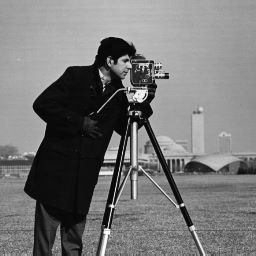
#> input picture cameraman.jpg, 256 x 256 px
$ jupyter execute --allow-errors CHW1.ipynb   (shell and % lines are left out)
#> lines starting #> are read from the running program, lines starting #| are printed output that depends on the picture
<h1 align="center">Mathematical Methods In Engineering - 25872</h1>
<h4 align="center">Dr. Amiri</h4>
<h4 align="center">Sharif University of Technology, Fall 2023</h4>
<h4 align="center">Python Assignment 1</h4>
<h4 align="center">feel free to ask your questions via telegram,

questions 1,4 : @BeNameBalasari and questions 2,3,5 : @maahmoradi

You should write your code in the <font color='green'>Code Cell</font> and then run the <font color='green'>Evaluation Cell</font> to check the output of your code.<br>
<font color='red'>**Please do not edit the existing codes.**</font>

# Personal Data

[cell 1]
student_number = '400102114'
Name = 'Matin'
Last_Name = 'Mirzababaei'

## 1. Introduction to matrices
In this question, we want to get familiar with performing simple matrix operations and obtaining special features of matrices in Python <br>
#### 1-1-  Vector P-Norm
 Let $p\geq 1$  be  a real   number . The  p-norm ( also called
$\ell ^{p}$-norm) of  vector
${\displaystyle \mathbf {x} =(x_{1},\ldots ,x_{n})}$  is :
${\displaystyle \|\mathbf {x} \|_{p}:=\left(\sum _{i=1}^{n}\left|x_{i}\right|^{p}\right)^{1/p}}$ and
${\displaystyle \|\mathbf {x} \|_{\infty}:=max(|x_1| , |x_2| , \cdots ,|x_n|)}$
> Write a function that takes a vector and p as input and gives p-norm as output then use it to calculate the norm-3 of the  following vector ( if the p is np.inf the function should give the infinity norm of the matrix ) :
$$
x = \left(\begin{array}{cc}
-3.0\\ 1.0 \\2.0
\end{array}\right)
$$
> then use np.linalg.norm to check your answer

[cell 2]
# import required packages
import numpy as np

[cell 3]
# Code cell
def pnorm(x, p):
    vector = x
        # write your code here
    if p == float('inf'):
        return max(abs(x) for x in vector)
    else:
        return sum(abs(x) ** p for x in vector) ** (1/p)

v = [-3.0, 1.0, 2.0]
p_norm = pnorm(v, 3)

print(p_norm)

Now Using np.linalg.norm to check answers:

[cell 4]
v = [-3.0, 1.0, 2.0]
p_norm = np.linalg.norm(v, 3)

print(p_norm)

#### 1-2- Matrix Norm
 The
 operator  norm of matrix $ \mathbf{A}  $ is :
${\displaystyle \|\mathbf {A} \|:=\max\limits_{x\neq 0}\left(\frac{||Ax||}{||x||}\right)}$

and  The Frobenius  norm  is defined  so
that   for  every  square  matrix $ \mathbf{A} $ : ${\displaystyle \|\mathbf {A} \|_F:=\left(\sum_{i,j=1}^{n}(|a_{ij}|^2)\right)^\frac{1}{2}}$

> Write a function that takes a Matrix  as input and gives frobenius norm as output then use it to calculate the norm of the  following Matrix :
$$
A = \begin{bmatrix}
    7 & 5 & 1\\
    1 & 7 & 1\\
    5 & 5 & 7
\end{bmatrix}
$$
> then use np.linalg.norm to check your answer and use it to calculate the operator norm of A

[cell 5]
# Code cell
def fnorm(A):

        # write your code here
    sum = 0.0
    for row in A:
        for element in row:
            sum += element ** 2
    frobenius_norm = sum ** 0.5
    return frobenius_norm


A = [[7, 5, 1], [1, 7, 1], [5, 5, 7]]
print(fnorm(A))

Now Using np.linalg.norm to check answers:

[cell 6]
A = [[7, 5, 1], [1, 7, 1], [5, 5, 7]]
print(np.linalg.norm(A))

#### 1-3- Matrix Determinant And Matrix inverse
Laplace expansion expresses the determinant of a matrix
A recursively in terms of determinants of smaller matrices, known as its minors. The minor
, $M_{i,j}$ is defined to be the determinant of the
${\displaystyle (n-1)\times (n-1)}$ matrix that results from
A by removing the
i-th row and the
j-th column. The expression
${\displaystyle (-1)^{i+j}M_{i,j}}$  is known as a cofactor. For every
i, one has the equality :
$$
det(\mathbf{A})=\sum_{j=1}^n\left((-1)^{i+j}a_{ij}M_{ij}\right)
$$
> Write a function that takes a Matrix  as input and gives Determinant as output then use it to calculate the Determinant of the  following Matrix :
$$
A = \begin{bmatrix}
    7 & 5 & 1\\
    1 & 7 & 1\\
    5 & 5 & 7
\end{bmatrix}
$$
> then use np.linalg.det to check your answer

[cell 7]
# Code cell
def det(A):

        # write your code here

    n = len(A)
    if n == 1:
        return A[0][0]
    elif n == 2:
        return A[0][0] * A[1][1] - A[0][1] * A[1][0]
    else:
        determinant = 0
        for j in range(n):
            cofactor = (-1) ** j * A[0][j] * det(get_submatrix(A, 0, j))
            determinant += cofactor
        return determinant


def get_submatrix(matrix, row, col):
    return [[matrix[i][j] for j in range(len(matrix[i])) if j != col] for i in range(len(matrix)) if i != row]


A = [[7, 5, 1], [1, 7, 1], [5, 5, 7]]
determinant = det(A)

print(determinant)

Now Using np.linalg.det to check answers:

[cell 8]
A = [[7, 5, 1], [1, 7, 1], [5, 5, 7]]

determinant = np.linalg.det(A)
print(determinant)

The inverse of a Matrix is defined as :
$$
\mathbf{A}^{-1}=\frac{adj(A)}{det(A)}
$$
The adjugate of $\mathbf{A} \ adj(\mathbf{A})$ is the transpose of $\mathbf{C}$, that is, the n × n matrix whose (i, j) entry is the (j, i) cofactor of A,
$$
adj(\mathbf{A})=\mathbf{C}^T=\left((-1)^{i+j}M_{ji}\right)_{1 \leq i,j \leq n}
$$
> Write a function that takes a Matrix  as input and gives inverse of Matrix as output then use it to calculate the inverse of the  following Matrix :
$$
A = \begin{bmatrix}
    7 & 5 & 1\\
    1 & 7 & 1\\
    5 & 5 & 7
\end{bmatrix}
$$
> then use np.linalg.inv to check your answer

[cell 9]
# Code cell

from numpy import shape


def inv(A):

        # write your code here
    determinant = det(A)

    # Check if the matrix is invertible
    if determinant == 0:
        raise ValueError("Matrix is not invertible")

    rows, columns = shape(A)

    Cofactor = []
    for i in range(rows):
        cofactor_row = []
        for j in range(columns):
            cofactor = (-1) ** (i + j) * det(get_submatrix(A, i, j))
            cofactor_row.append(cofactor)
        Cofactor.append(cofactor_row)

    adjugate = [[Cofactor[j][i] for j in range(rows)] for i in range(columns)]

    inv = [[adjugate[i][j] / determinant for j in range(columns)] for i in range(rows)]

    return inv


def get_submatrix(matrix, i, j):

    rows, columns = shape(matrix)

    submatrix = [[0] * (columns - 1) for _ in range(rows - 1)]

    for row in range(rows):
        for col in range(columns):
            if row < i and col < j:
                submatrix[row][col] = matrix[row][col]
            elif row < i and col > j:
                submatrix[row][col - 1] = matrix[row][col]
            elif row > i and col < j:
                submatrix[row - 1][col] = matrix[row][col]
            elif row > i and col > j:
                submatrix[row - 1][col - 1] = matrix[row][col]

    return submatrix


A = [[7, 5, 1], [1, 7, 1], [5, 5, 7]]
print(inv(A))

Now Using np.linalg.inv to check answers:

[cell 10]
M = [[7, 5, 1], [1, 7, 1], [5, 5, 7]]

determinant = np.linalg.inv(M)
print(determinant)

## 2. Gauss-Jordan elimination
#### 2-1-  Implementation
The Gauss-Jordan Elimination method is an algorithm to solve a linear system of equations. This method solves the system by representing it as an augmented matrix, reducing it using row operations, and expressing the system in reduced row-echelon form to find the values of the variables. \
The function gauss_jordan_elimination takes two arguments: the matrix A representing the coefficients of the equations, and the vector b representing the constants on the right-hand side of the equations. It sets flag to 1 and returns the solution vector x if exists, else sets flag to 0 in case of 'No Solution' or 'Infinite Solutions' and prints the corresponding case.

Here's an example of a system of equations $\textbf{Ax = b}$

the inputs of the function :

$$
A = \begin{bmatrix}
    2  & 1  & 5 \\
    4  & 4  & -4 \\
    1 & 3 & 1
\end{bmatrix}
$$

$$
b = \begin{bmatrix}
    8  \\
    4  \\
    5
\end{bmatrix}
$$

the corresponding output :

$$
x = \begin{bmatrix}
    1  \\
    1  \\
    1
\end{bmatrix}
$$

[cell 11]
# import required packages
import numpy as np
import time

[cell 12]
# Code cell


import numpy as np

def gauss_jordan_elimination(A, b):

    flag = 1
    threshold = 1e-7
    A = np.column_stack((A, b))
    A = np.array(A, dtype=float)
    x = np.zeros(n)


    for i in range(len(A)):
        if np.abs(A[i][i]) < threshold:
            for j in range(i + 1, len(A)):
                if np.abs(A[j][i]) > threshold:
                    A[i], A[j] = A[j].copy(), A[i].copy()
                    break


        if np.abs(A[i][i]) >= threshold:
            pivot = A[i][i]
            for j in range(i + 1, len(A)):
                mult = -A[j][i] / pivot
                A[j] += A[i] * mult
        else:
            flag = 0
            return x, flag


    for i in range(n - 1, -1, -1):
        x[i] = (A[i][n] - np.dot(A[i, i+1:n], x[i+1:])) / A[i][i]

    return x, flag

[cell 13]
# Evaluation Cell
n = 10
A = np.zeros((10,10))
b = np.random.randint(100, size=(10))
while np.linalg.matrix_rank(A) != n:
  A = np.random.randint(0,100,(n, n))
s = time.time()
elapsed = time.time() - s
x, flag = gauss_jordan_elimination(A,b)
assert flag == 1, "flag's not set correctly"
assert np.linalg.norm( A @ x - b) < 1e-7, "Ax = b is not satisfied"
print(f'status: successful, time elapsed: {np.round(elapsed, 5)} seconds')
b = np.random.randint(100, size=(10))
A = np.random.randint(0, 100, (n, n))
U, S, V = np.linalg.svd(A)
r = 9
S[r:] = 0
A = U.dot(np.diag(S)).dot(V)
b = np.random.randint(100, size=(10))
s = time.time()
elapsed = time.time() - s
x, flag = gauss_jordan_elimination(A,b)
assert flag == 0, "flag's not set correctly"
print(f'status: successful, time elapsed: {np.round(elapsed, 5)} seconds')

## 3. Statistics on random matrices

On average, a random matrix is invertible. But what if the random matrix has entries that are either 0 or 1 with equal probability? What is the probability that a 5 by 5 matrix whose entries are all zeros or ones is singular? And what is the average number of pivot columns? That is what you will find out in this exercise.

Create random integer matrices whose entries are either 0 or 1. To find the number of pivot columns of a matrix A, complete the function getrank below.

[cell 14]
# import required packages
import numpy as np
from matplotlib import pyplot as plt

[cell 15]
# Code cell
def getrank(A):

    # write your code here
    _, s, _ = np.linalg.svd(A)
    threshold = 1e-7
    rank = np.sum(s > threshold)  # Count the number of singular values

    return rank


def get_rank_without_svd(matrix):

    matrix_copy = matrix.astype(float)
    num_rows, num_cols = matrix_copy.shape
    rank = 0

    for col in range(num_cols):
        non_zero_row = next((i for i in range(rank, num_rows) if matrix_copy[i, col] != 0), None)

        if non_zero_row is not None:
            matrix_copy[[rank, non_zero_row], :] = matrix_copy[[non_zero_row, rank], :]

            # Eliminating non-zero elements under the pivot
            for i in range(rank + 1, num_rows):
                factor = matrix_copy[i, col] / matrix_copy[rank, col]
                matrix_copy[i, :] -= factor * matrix_copy[rank, :]

            rank += 1

    return rank


my_matrix = np.array([[1, 4, 6],[4, 2, 7],[4, 8, 9]])

print("Rank of the matrix:", get_rank_without_svd(my_matrix))
print("Rank of the matrix:", getrank(my_matrix))

[cell 16]
# Code cell

num = 100000;  # Number of random trials
n = 5  # Size of matrix
# (avg number of pivots, probability of being singular)
# in the format [a.b,c.d] where you rounded the answer to one decimal place.

# write your code here

pivot_sum = 0
singular_count = 0

for _ in range(num):
    A = np.random.randint(2, size=(n, n))
    rank = getrank(A)

    pivot_sum += rank

    if rank < n:
        singular_count += 1

avg_pivot = pivot_sum / num
prob_singular = singular_count / num

# result = [avg_pivot, prob_singular]
result = [round(avg_pivot, 1), round(prob_singular, 1)]


print(result)

We've looked at random matrices whose entries are 0 or 1. But how does size effect the rank and the probability of being singular? Repeat the previous exercise for 10 by 10 matrices with entries that are 0 or 1.

Explore and plot the probability of singularity and the average number of pivots for different sizes of random matrices. Can you determine how this probability depends on the size of the matrix? You might try to find the probability of a 10 by 10 random matrix with entries 0 or 1 has rank 10, 9, 8, 7 etc. You can check your probabilities against the expected value to see if your probabilities match your observations. You might try to connect these probabilities with determinant formulas to see if you can predict the numbers from other formulas and prove a relationship. Happy explorations!

 guess what happens as $n \rightarrow \infty $
, but only run up to 80

[cell 17]
# Code cell

nvalues = [5,10,20,40,80]
num = 500

probabilities = []
avg_pivots = []

for n in nvalues :

    # write your code here

    pivot_sum = 0
    singular_count = 0

    for _ in range(num):
        A = np.random.randint(2, size=(n, n))
        rank = getrank(A)

        pivot_sum += rank

        if rank < n:
            singular_count += 1

    prob_singular = singular_count / num
    avg_pivot = pivot_sum / num


    probabilities.append(prob_singular)
    avg_pivots.append(avg_pivot)

# Plotting the results
plt.figure(figsize=(10, 5))
plt.subplot(1, 2, 1)
plt.plot(nvalues, probabilities, marker='o')
plt.xlabel('Matrix Size')
plt.ylabel('Probability of Singularity')
plt.title('Probability of Singularity')

plt.subplot(1, 2, 2)
plt.plot(nvalues, avg_pivots, marker='o')
plt.xlabel('Matrix Size')
plt.ylabel('Average Number of Pivots')
plt.title('Average Number of Pivots')
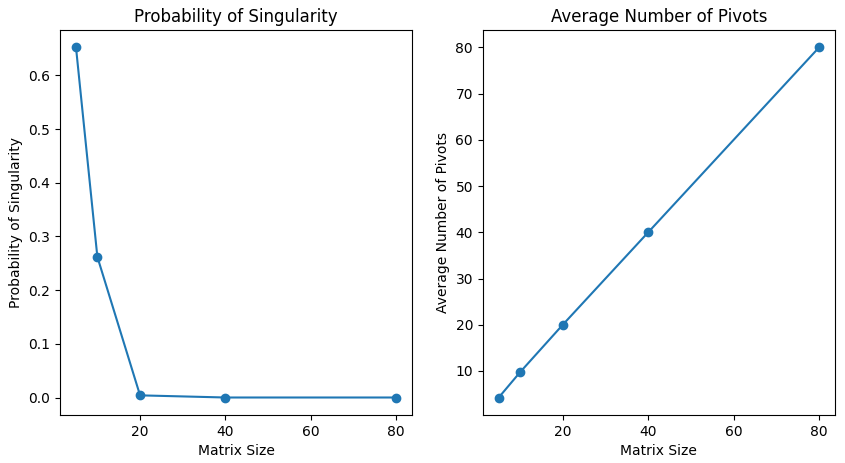
#> figure drawn by matplotlib, 2 panels

## 4. Application of Cholesky decomposition
#### 4-1-  Cholesky decomposition
In linear algebra, LU decomposition factors a matrix ($\textbf{A} :n \times n$) as the product of a lower triangular matrix ($\textbf{L} :n \times n$) and an upper triangular matrix ($\textbf{U} :n \times n$). The product sometimes includes a permutation matrix ($\textbf{P} :n \times n$) as well.
$$ \textbf{PA} = \textbf{LU} $$
We know that the elements on the main diagonal of the $\textbf{U}$ are the pivots. So $\textbf{U}$ can be decomposed into a diagonal matrix ($\textbf{D} :n \times n$) with elements whose pivots are on the main diagonal and a normalized $\textbf{U}$ matrix.
$$ \textbf{PA} = \textbf{LDU}  $$
if the A is symmetric then we have the Cholesky decomposition :
$$
\mathbf{A}^T=\mathbf{A} \longrightarrow \mathbf{A} =LD^\frac{1}{2}D^\frac{1}{2} L^T= (LD^\frac{1}{2})(LD^\frac{1}{2})^T=L'{L'} ^T
$$
There are various methods for calculating the Cholesky decomposition one of them is $\bold{Cholesky–Banachiewicz}$ algorithm :
$$
A=LL^T=\begin{bmatrix}
    L_{11}& 0 & 0\\
    L_{21} & L_{22} & 0\\
    L_{31}  & L_{32}  & L_{33}
\end{bmatrix}\begin{bmatrix}
    L_{11}  & L_{21}  & L_{31} \\
    0  & L_{22}  & L_{32} \\
    0 & 0 & L_{33}
\end{bmatrix}=\begin{bmatrix}
    L_{11}^2  &   & (symmetric) \\
    L_{21}L_{11}  & L_{21}^2+L_{22}^2  &  \\
    L_{31}L_{11}& L_{31}L_{21}+L_{32}L_{22}& L_{33}^2+L_{32}^2+L_{31}^2
\end{bmatrix}
$$

and therefore the following formulas for the entries of L:

$$
L_{jj}=\sqrt{A_{jj}-\sum_{k=1}^{j-1}L_{jk}^2} \\
\\
L_{i,j}=\frac{\left(A_{ij}-\sum_{k=1}^{j-1}L_{jk}L_{ik}\right)}{L_{jj}} \  \ for \ \ i>j
$$

> Use this algorithm to write a function that takes a matrix and gives its cholesky decomposition. also print the output for the following matrix :
$$
\mathbf{C}=
\begin{bmatrix}
    1 & 0.7 \\
    0.7 & 1
\end{bmatrix}
$$

> then use np.linalg.cholesky to check your answer

[cell 18]
# Code cell
def Cholesky(A):

    # write your code here

    n = len(A)
    L = np.zeros_like(A, dtype=float)

    for i in range(n):
        for j in range(i+1):
            if i == j:
                L[i][j] = np.sqrt(A[i][j] - np.sum(L[i][:j] ** 2))
            else:
                L[i][j] = (A[i][j] - np.sum(L[i][:j] * L[j][:j])) / L[j][j]

    return L


C = np.array([[1, 0.7], [0.7, 1]])

L = Cholesky(C)

print("Cholesky decomposition of matrix C:")
print(L)

#### 4-2-  Using Cholesky to generate correlated random numbers

The co-variance Matrix of any random vector Y
 is given as $\mathbf{E}(YY^T)$
, where Y
 is a random column vector of size n×1
. Now take a random vector, X
, consisting of uncorrelated random variables with each random variable, $X_i$
, having zero mean and unit variance 1
. Since $X_i$
's are uncorrelated random variables with zero mean and unit variance, we have $\mathbf{E}(X_i X_j^T)=δ_{ij}$
. Hence,
$$
\mathbf{E}(XX^T)=I
$$
To generate a random vector with a given covariance matrix $\mathbf{C}$
, look at the Cholesky decomposition of $C$
 i.e. $\mathbf{C}=LL^T$

Now look at the random vector $Z=LX$ :
$$
\mathbf{E}(ZZ^T)=\mathbf{E}\left((LX)(LX)^T\right)=L\mathbf{E}(XX^T)L^T =LL^T=\mathbf{C}
$$
Hence, the random vector $\mathbf{Z}$
 has the desired co-variance matrix, $\mathbf{C}$

 >Make the covarience matirx of $C$
  $$
\mathbf{C}=
\begin{bmatrix}
    1 & 0.7 \\
    0.7 & 1
\end{bmatrix}
$$


 >Then we need another matrix with the desired standard deviation in the diagonal  $\Tau$
 $$
\mathbf{\Tau}=
\begin{bmatrix}
    1 & 0 \\
    0 & 2
\end{bmatrix}
$$
>Then find the cholesky decomposition of $C$

[cell 19]
# Code cell

C = [[1,0.7],[0.7,1]]
T = [[1,0],[0,2]]
L = Cholesky(C)
print(L)

>Now  generate values for 2 independent random variables and put them in  2*1000 matrix $X$ (1000 samples)

you can use np.random.normal ( generates iid random variables each time )

[cell 20]
# Code cell

X = np.random.normal(0, 1, (2, 1000))
print(X)

>then calculate $\mathbf{Z}=\Tau L X$ and then plot Z[1] in base of Z[0] and X[1] in base of X[0]

[cell 21]
# import required packages
import numpy as np
from matplotlib import pyplot as plt

[cell 22]
# Code cell

TL = np.matmul(T, L)
Z = np.matmul(TL, X)


# Plot Z[1] based on Z[0]
plt.figure(figsize=(10, 5))
plt.subplot(1, 2, 1)
plt.scatter(Z[0], Z[1])
plt.title('Z[1] in base of Z[0]')
plt.xlabel('Z[0]')
plt.ylabel('Z[1]')

# Plot X[1] based on X[0]
plt.subplot(1, 2, 2)
plt.scatter(X[0], X[1])
plt.title('X[1] in base of X[0]')
plt.xlabel('X[0]')
plt.ylabel('X[1]')
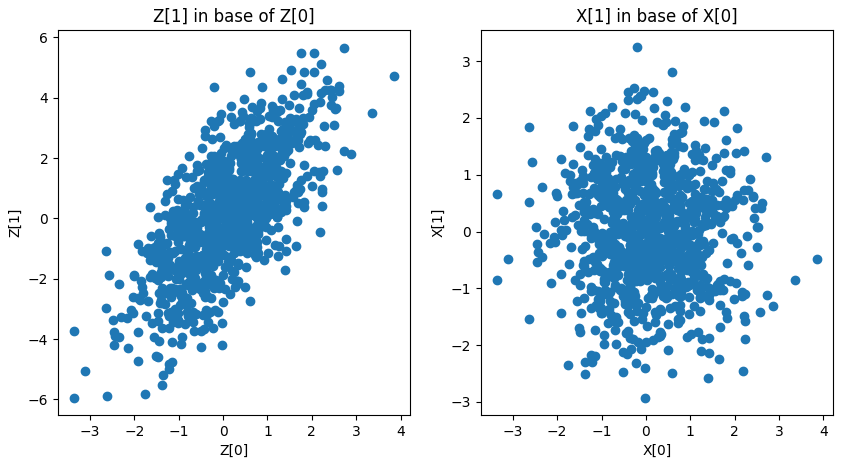
#> figure drawn by matplotlib, 2 panels

>now  check the correlation in generated samples with using np.correlate

[cell 23]
# Code cell

print(np.correlate(Z[0], Z[1]))
print(np.correlate(X[0], X[1]))

## 5. Graphs (bonus)

I suggest running this question's code cells in google colab to install the $\textbf{PyGSP}$ package by  simply running the following code cell

<!--  -->
<div style="text-align:center">

</div>

For the directed graph above the adjacency matrix is :
$
A = \begin{bmatrix}
    0  & 1  & 1 & 0\\
    -1  & 0  & 1 & 1 \\
    -1 & -1 & 0 & 1 \\
    0  & -1  & -1 & 0
\end{bmatrix}
$

If we change the nodes numbering, the properties of the graph don't change yet the adjacency matrix changes.

[cell 24]
# import required packages
import numpy as np
import matplotlib.pyplot as plt
from pygsp import graphs, filters, plotting
import cv2

#### 5-1-  Introduction to graphs
>construct the permutation matrix $\textbf{P}$ by modifying the Identity matrix. then use it to number the graph's nodes in reverse order

[cell 25]
# Code cell


import numpy as np

def reverse_permutation_matrix(n):
    identity_matrix = np.eye(n)
    # Reversing identity matrix
    permutation_matrix = identity_matrix[:, ::-1]

    return permutation_matrix

def reverse_numbering(adjacency_matrix):
    n = len(adjacency_matrix)
    permutation_matrix = reverse_permutation_matrix(n)
    reversed_adjacency_matrix = np.dot(permutation_matrix, np.dot(adjacency_matrix, permutation_matrix.T))

    return reversed_adjacency_matrix.astype(int)


graph_adjacency_matrix = np.array([[0, 1, 1, 0], [-1, 0, 1, 1], [-1, -1, 0, 1], [0, -1, -1, 0]])

A_modified = reverse_numbering(graph_adjacency_matrix)

# A_modified = ...

[cell 26]
# Evaluation Cell
assert (A_modified == np.matrix('0 -1 -1 0; 1 0 -1 -1; 1 1 0 -1; 0 1 1 0')).all(), "wrong!"

#### 5-2-  Graph image processing

Inpainting is a classical signal processing problem where we wish to fill in the missing values in a
partially observed signal. This is here done in the context of image processing for inferring missing pixel values in
an image. The signal in the image is considered to be the image matrix flattened while the image is modeled as a 2D grid graph.
Inpainting for an image can be formulated as below:

$$(M + \alpha L)x = y$$

where y is a partially observed graph signal (with missing values being 0), and M is a diagonal matrix that satisfies:
 $$ M(i, i)=   \left\{
\begin{array}{ll}
      1, & if & y(i) & is & observed, \\
      0, & if & y(i) & is & not & observed, \\
\end{array}
\right.  $$

The Equation tries to find an x that nearly matches the observed values in y, and at the same time
being smooth on the graph (the image here). The regularisation parameter α controls the trade-off between the data fidelity term and the
smoothness prior. The solution can therefore be considered as an inpainted version of the partially observed signal.

>Use the cv2 package to load a grayscale version of the cameraman image with a relatively low resolution, 64 by 64, then display the image using matplotlib.pyplot

- do not forget to convert RGB to gray to reduce the 3 color channels to one

[cell 27]
# Code cell

import cv2
import matplotlib.pyplot as plt

# Loading the cameraman image
image_path = "cameraman.jpg"
image = cv2.imread(image_path)
#> image is the input picture: shape (256, 256, 3); min 0, max 255, mean 118.7

# Resizing the image to 64x64
resized_image = cv2.resize(image, (64, 64))
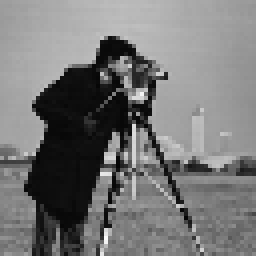
#> resized_image: shape (64, 64, 3) (shown 4 times larger); min 5, max 251, mean 118.8

# Convert to grayscale
gray_image = cv2.cvtColor(resized_image, cv2.COLOR_BGR2GRAY)

# Display the grayscale image
plt.imshow(gray_image, cmap='gray')
plt.title('Grayscale Cameraman Image')
plt.axis('off')

>Now flatten the image matrix to get the signal\
>Then, construct the diagonal matrix M which has its diagonal 0 except for $p = 50%$ of its elements that are randomly set to 1\
>At last, apply the observation matrix M to the signal and construct y

[cell 28]
# Code cell


x = gray_image.flatten() # Flattened image
#> x = 4096 values, max 251 at index 3802, min 5 at index 2020, mean 118.8

p = 0.5
M = np.diag(np.random.choice([0, 1], size=len(x), p=[1 - p, p]))
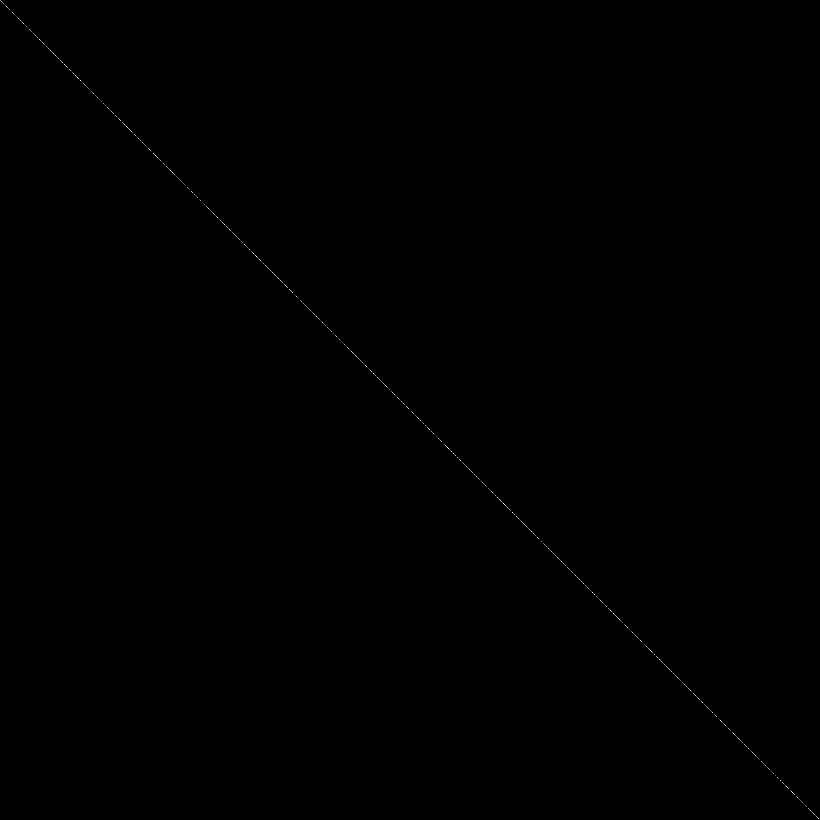
#> M: shape (4096, 4096) int64 (shown at 1/5 size); values 0 (black) and 1 (white), 0.01% white in thin lines or dots


y = np.dot(M, x) # Apply the observation matrix M to x
#> y = 4096 values, max 244 at index 1507, min 0 at index 0, mean 59.38


y_image = y.reshape(gray_image.shape) # Reshape y back to the gray image shape
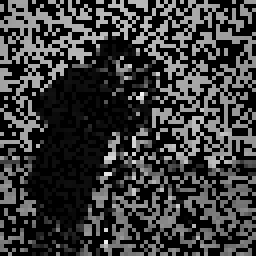
#> y_image: shape (64, 64) int64 (shown 4 times larger); min 0, max 244, mean 59.4

plt.subplot(1, 2, 1)
plt.imshow(gray_image, cmap='gray')
plt.title('Gray Image')
plt.axis('off')

plt.subplot(1, 2, 2)
plt.imshow(y_image, cmap='gray')
plt.title('Partially Observed Image')
plt.axis('off')
